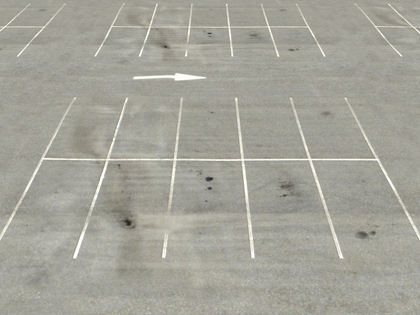
%> input picture line.png, 420 x 315 px, shrunk from 640 x 480 before the run
$ octave line_detection.m   (GNU Octave 9; MATLAB toolbox functions it lacks are replaced by stand-ins)
%> lines starting %> are read from the running program, lines starting %| are printed output that depends on the picture
clear;
horizontal_mask = [-1 -1 -1; 2 2 2;-1 -1 -1];
vertical_mask = [-1 2 -1;-1 2 -1;-1 2 -1];
diagonal_1 = [-1 -1 2; -1 2 -1;2 -1 -1];
diagonal_2 = [2 -1 -1;-1 2 -1; -1 -1 2];

I =imread('line.png');
%> I is the input picture: size 315x420x3 uint8; mean R, G, B 164.3, 163.3, 153.2
I2 =rgb2gray(I);
I3 =imbinarize(I2);
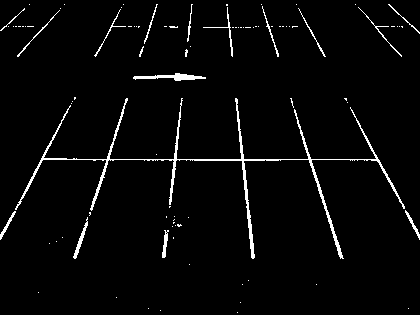
%> I3: size 315x420 logical; 3.1% white in thin lines or dots

I_copy = I3;


for i=2 : size(I2,1)-1
    for j=2 : size(I2,2)-1
        neighbour_matrix  = horizontal_mask .*I_copy(i-1:i+1,j-1:j+1);
        avg1 = sum(neighbour_matrix(:));

        neighbour_matrix  = vertical_mask.*I_copy(i-1:i+1,j-1:j+1);
        avg2 = sum(neighbour_matrix(:));

        neighbour_matrix  = diagonal_1 .*I_copy(i-1:i+1,j-1:j+1);
        avg3 = sum(neighbour_matrix(:));

        neighbour_matrix  = diagonal_2 .*I_copy(i-1:i+1,j-1:j+1);
        avg4 = sum(neighbour_matrix(:));

         if I3(i,j)> max([avg1, avg2, avg3, avg4])
             I3(i,j) = 0;
         end
    end
end
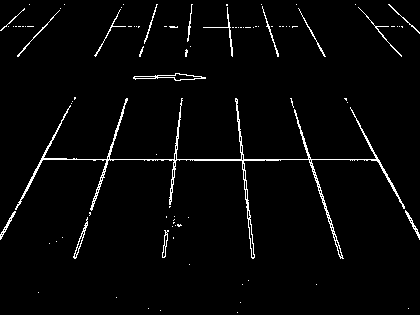
%> I3: size 315x420 logical; 2.8% white in thin lines or dots

% [4 lines of commented-out code are left out]

imshow(I);
figure
imshow(mat2gray(I3));
